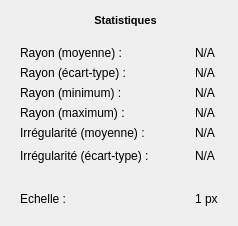
     <widget class="QWidget" name="circleStatWidget" native="true">
      <property name="sizePolicy">
       <sizepolicy hsizetype="Preferred" vsizetype="Preferred">
        <horstretch>0</horstretch>
        <verstretch>0</verstretch>
       </sizepolicy>
      </property>
      <property name="minimumSize">
       <size>
        <width>0</width>
        <height>0</height>
       </size>
      </property>
      <layout class="QVBoxLayout" name="verticalLayout_2">
       <item>
        <layout class="QHBoxLayout" name="horizontalLayout">
         <item>
          <spacer name="horizontalSpacer_4">
           <property name="orientation">
            <enum>Qt::Horizontal</enum>
           </property>
           <property name="sizeHint" stdset="0">
            <size>
             <width>40</width>
             <height>20</height>
            </size>
           </property>
          </spacer>
         </item>
         <item>
          <widget class="QLabel" name="label">
           <property name="text">
            <string/>
           </property>
           <property name="pixmap">
            <pixmap resource="toolbar.qrc">:/images/layers-alignment-bottom.png</pixmap>
           </property>
          </widget>
         </item>
         <item>
          <widget class="QLabel" name="statLabel">
           <property name="sizePolicy">
            <sizepolicy hsizetype="Preferred" vsizetype="Preferred">
             <horstretch>0</horstretch>
             <verstretch>1</verstretch>
            </sizepolicy>
           </property>
           <property name="minimumSize">
            <size>
             <width>0</width>
             <height>0</height>
            </size>
           </property>
           <property name="maximumSize">
            <size>
             <width>16777215</width>
             <height>1600000</height>
            </size>
           </property>
           <property name="text">
            <string>&lt;!DOCTYPE HTML PUBLIC &quot;-//W3C//DTD HTML 4.0//EN&quot; &quot;http://www.w3.org/TR/REC-html40/strict.dtd&quot;&gt;
&lt;html&gt;&lt;head&gt;&lt;meta name=&quot;qrichtext&quot; content=&quot;1&quot; /&gt;&lt;style type=&quot;text/css&quot;&gt;
p, li { white-space: pre-wrap; }
&lt;/style&gt;&lt;/head&gt;&lt;body style=&quot; font-family:'MS Shell Dlg 2'; font-size:8.25pt; font-weight:400; font-style:normal;&quot;&gt;
&lt;p align=&quot;center&quot; style=&quot; margin-top:0px; margin-bottom:0px; margin-left:0px; margin-right:0px; -qt-block-indent:0; text-indent:0px;&quot;&gt;&lt;span style=&quot; font-size:8pt; font-weight:600;&quot;&gt;Statistiques&lt;/span&gt;&lt;/p&gt;&lt;/body&gt;&lt;/html&gt;</string>
           </property>
          </widget>
         </item>
         <item>
          <spacer name="horizontalSpacer_5">
           <property name="orientation">
            <enum>Qt::Horizontal</enum>
           </property>
           <property name="sizeHint" stdset="0">
            <size>
             <width>40</width>
             <height>20</height>
            </size>
           </property>
          </spacer>
         </item>
        </layout>
       </item>
       <item>
        <widget class="QWidget" name="circleStatWidget_2" native="true">
         <property name="sizePolicy">
          <sizepolicy hsizetype="Preferred" vsizetype="Preferred">
           <horstretch>0</horstretch>
           <verstretch>0</verstretch>
          </sizepolicy>
         </property>
         <layout class="QGridLayout" name="gridLayout_5">
          <property name="sizeConstraint">
           <enum>QLayout::SetDefaultConstraint</enum>
          </property>
          <item row="1" column="0" colspan="2">
           <widget class="QLabel" name="label_SL_radius_avg">
            <property name="minimumSize">
             <size>
              <width>0</width>
              <height>13</height>
             </size>
            </property>
            <property name="text">
             <string>Rayon (moyenne) :</string>
            </property>
           </widget>
          </item>
          <item row="1" column="3">
           <widget class="QLabel" name="label_SV_radius_avg">
            <property name="minimumSize">
             <size>
              <width>0</width>
              <height>13</height>
             </size>
            </property>
            <property name="text">
             <string>N/A</string>
            </property>
           </widget>
          </item>
          <item row="2" column="0" colspan="2">
           <widget class="QLabel" name="label_SL_radius_sd">
            <property name="minimumSize">
             <size>
              <width>0</width>
              <height>13</height>
             </size>
            </property>
            <property name="text">
             <string>Rayon (écart-type) :</string>
            </property>
           </widget>
          </item>
          <item row="2" column="3">
           <widget class="QLabel" name="label_SV_radius_sd">
            <property name="minimumSize">
             <size>
              <width>0</width>
              <height>13</height>
             </size>
            </property>
            <property name="text">
             <string>N/A</string>
            </property>
           </widget>
          </item>
          <item row="3" column="0" colspan="2">
           <widget class="QLabel" name="label_SL_radius_min">
            <property name="minimumSize">
             <size>
              <width>0</width>
              <height>13</height>
             </size>
            </property>
            <property name="text">
             <string>Rayon (minimum) :</string>
            </property>
           </widget>
          </item>
          <item row="3" column="3">
           <widget class="QLabel" name="label_SV_radius_min">
            <property name="minimumSize">
             <size>
              <width>0</width>
              <height>13</height>
             </size>
            </property>
            <property name="text">
             <string>N/A</string>
            </property>
           </widget>
          </item>
          <item row="4" column="0" colspan="2">
           <widget class="QLabel" name="label_SL_radius_max">
            <property name="minimumSize">
             <size>
              <width>0</width>
              <height>13</height>
             </size>
            </property>
            <property name="text">
             <string>Rayon (maximum) :</string>
            </property>
           </widget>
          </item>
          <item row="4" column="3">
           <widget class="QLabel" name="label_SV_radius_max">
            <property name="minimumSize">
             <size>
              <width>0</width>
              <height>13</height>
             </size>
            </property>
            <property name="text">
             <string>N/A</string>
            </property>
           </widget>
          </item>
          <item row="5" column="0" colspan="2">
           <widget class="QLabel" name="label_SL_irregularity_avg">
            <property name="minimumSize">
             <size>
              <width>0</width>
              <height>13</height>
             </size>
            </property>
            <property name="text">
             <string>Irrégularité (moyenne) :</string>
            </property>
           </widget>
          </item>
          <item row="5" column="3">
           <widget class="QLabel" name="label_SV_irregularity_avg">
            <property name="minimumSize">
             <size>
              <width>0</width>
              <height>13</height>
             </size>
            </property>
            <property name="text">
             <string>N/A</string>
            </property>
           </widget>
          </item>
          <item row="6" column="0" colspan="2">
           <widget class="QLabel" name="label_SL_irregularity_sd">
            <property name="minimumSize">
             <size>
              <width>0</width>
              <height>13</height>
             </size>
            </property>
            <property name="text">
             <string>Irrégularité (écart-type) :</string>
            </property>
           </widget>
          </item>
          <item row="6" column="2">
           <spacer name="horizontalSpacer_2">
            <property name="orientation">
             <enum>Qt::Horizontal</enum>
            </property>
            <property name="sizeType">
             <enum>QSizePolicy::Expanding</enum>
            </property>
            <property name="sizeHint" stdset="0">
             <size>
              <width>40</width>
              <height>20</height>
             </size>
            </property>
           </spacer>
          </item>
          <item row="6" column="3">
           <widget class="QLabel" name="label_SV_irregularity_sd">
            <property name="minimumSize">
             <size>
              <width>0</width>
              <height>13</height>
             </size>
            </property>
            <property name="text">
             <string>N/A</string>
            </property>
           </widget>
          </item>
          <item row="7" column="0">
           <widget class="QLabel" name="label_espace">
            <property name="text">
             <string/>
            </property>
           </widget>
          </item>
          <item row="8" column="0">
           <widget class="QLabel" name="label_Echelle">
            <property name="text">
             <string>Echelle :</string>
            </property>
           </widget>
          </item>
          <item row="8" column="3">
           <widget class="QLabel" name="label_Echelle_Value">
            <property name="text">
             <string>1 px</string>
            </property>
           </widget>
          </item>
         </layout>
        </widget>
       </item>
      </layout>
     </widget>
